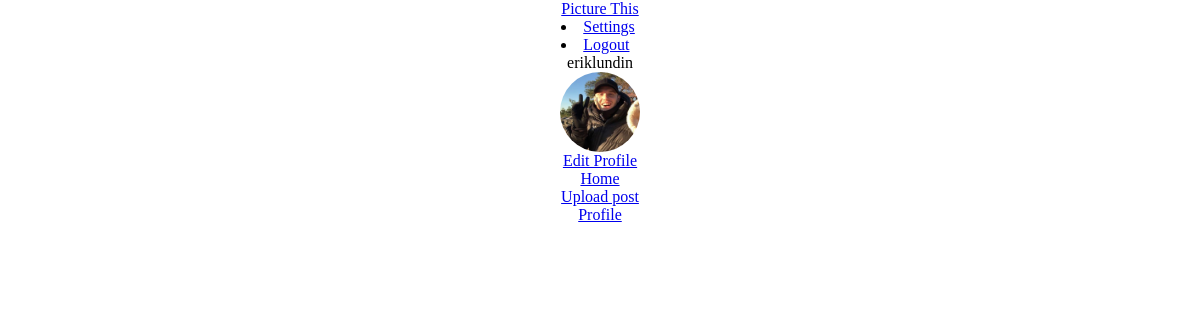
Before: /profile.php (signed in) with the older database file.
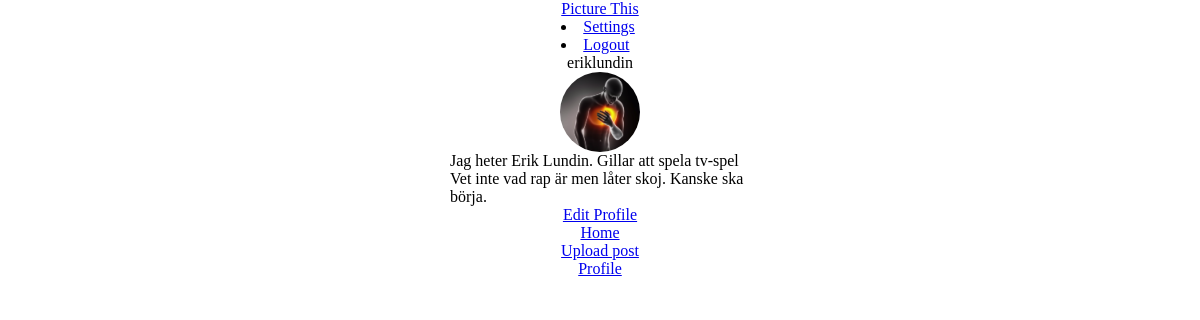
After: the same page with the newer database file.
### tables this page shows
CREATE TABLE users (
id INTEGER PRIMARY KEY,
fullname VARCHAR,
username VARCHAR,
email VARCHAR,
password VARCHAR,
profileimage VARCHAR,
biography VARCHAR);

### app/functions.php (called while the page is built, shortened)
<?php
function isLoggedIn(): bool
{
    return isset($_SESSION['user']);
}
function getUserById(string $id, PDO $pdo): array
{
    $statement = $pdo->prepare('SELECT * FROM users WHERE id = :id');
    $statement->bindParam(':id', $id, PDO::PARAM_STR);
    $statement->execute();
    $user = $statement->fetch(PDO::FETCH_ASSOC);
    if ($user) {
        return $user;
    }
    return $user = [];
}

### app/config.php (called while the page is built, shortened)
<?php
return [
    'title' => 'Picture This',
    'database_path' => sprintf('sqlite:%s/database/database.db', __DIR__),
];

### app/autoload.php (called while the page is built, shortened)
<?php
require __DIR__.'/functions.php';
$config = require __DIR__.'/config.php';

### profile.php (the view, shortened to what this page needs)
<?php require __DIR__ . '/views/header.php'; ?>
<?php $user = getUserById($_SESSION['user']['id'], $pdo); ?>
<section class="profile-page">
    <p> <?php echo $_SESSION['user']['username']; ?></p>
    <div class="profile-image">
        <?php if (isLoggedIn()) : ?>
            <img class="profile-image-src" src="<?= 'app/users/images/' . $user['profileimage'] ?>" alt="Profile-image">
        <?php endif; ?>
    </div>
    <div class="biography-profile-page">
        <?php if (isLoggedIn()) : ?>
            <p><?php echo $user['biography']; ?></p>
        <?php endif; ?>
    </div>
    <a href="settings.php">Edit Profile</a>
</section>
<?php require __DIR__ . '/views/footer.php'; ?>

### views/header.php (shortened to what this page needs)
<?php
require __DIR__ . '/../app/autoload.php';
?>
<!DOCTYPE html>
<html lang="en">
<head>
    <link rel="stylesheet" href="/assets/styles/main.css">
</head>
<body>
    <?php require __DIR__ . '/navigation.php'; ?>

### views/navigation.php (shortened to what this page needs)
<?php if (isLoggedIn()) : ?>
    <nav class="navbar">
        <a class="navbar-brand" href="/index.php"><?php echo $config['title']; ?></a>
        <li class="nav-item">
            <a class="nav-link<?php echo $_SERVER['SCRIPT_NAME'] === '/settings.php' ? 'active' : ''; ?>" href="/settings.php">Settings</a>
        </li>
        <li class="nav-item">
            <a class="nav-link" href="/app/users/logout.php">Logout</a>
        </li>
    </nav>
<?php else : ?>
    <nav class="navbar">
        <a class="navbar-brand" href="#"><?php echo $config['title']; ?></a>
    <?php endif; ?>

### views/footer.php (shortened to what this page needs)
<footer>
    <section class="footer">
        <a href="index.php">Home</a>
        <a href="upload.php">Upload post</a>
        <a href="profile.php">Profile</a>
    </section>
</footer>
</body>
</html>

### assets/styles/main.css (style rules this page uses)
* { margin: 0; padding: 0; box-sizing: border-box; }
body { width: 100vw; display: flex; flex-direction: column; align-items: center; justify-content: center; }
section { width: 50vw; height: 100%; display: flex; flex-direction: column; align-items: center; justify-content: center; }
.profile-image-src { height: 80px; width: 80px; border-radius: 50%; display: flex; }
.biography-profile-page { width: 50%; }

Changed rows visible on the page:
changed users: profileimage: a different picture; biography (not shown) → "Jag heter Erik Lundin. Gillar att spela tv-spel Vet inte vad rap är men låter skoj. Kanske ska börja."
